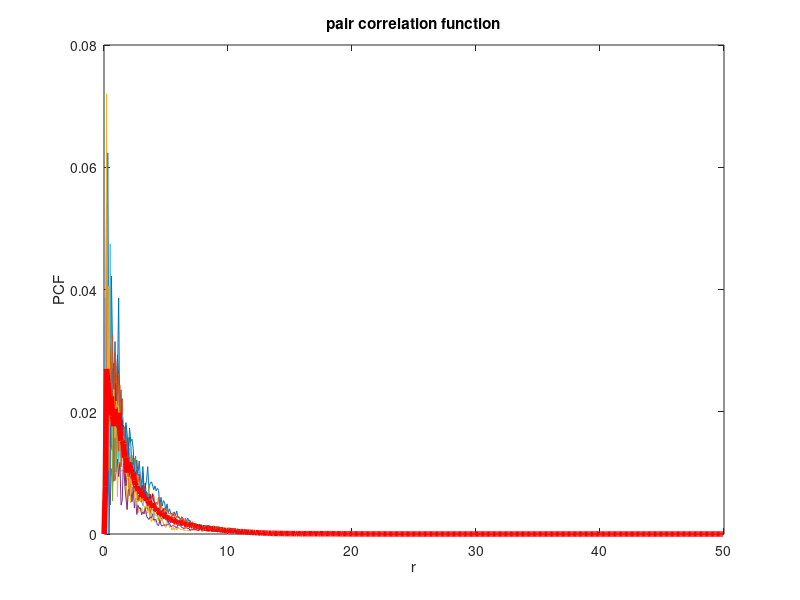

This figure's MATLAB source:
function CalculatePairCorrelationFunction
% Calculate the pair correlation function for many realization of a Rouse chain
numBeads = 100;
numExp   = 10;
rMin     = 0.01;
rMax     = numBeads/2;
rad      = linspace(rMin,rMax,2^9 +1);
dr       = rad(2)-rad(1);
g        = zeros(numExp,numel(rad)-1);
rho      = numBeads/(4*pi*rMax^2);
chain = zeros(numBeads,3);
for eIdx = 1:numExp
    for rIdx = 2:numBeads-1
        chain(rIdx,:) = chain(rIdx-1,:)+ randn(1,3);
    end
    % Calculate the pair correlation function
    dists   = pdist2(chain,chain);
    
    for rIdx = 1:numel(rad)-1
        % find all beads in the range and divide by the volume to get concentration
        inRange      = double(dists>rad(rIdx) & dists<(rad(rIdx)+dr));
        g(eIdx,rIdx) = (1/numBeads)*(sum(inRange(:)))/(4*pi*(rad(rIdx)+dr).^2 - rad(rIdx)^2);
    end
end
% calculate the FFT of the mean of the pair correlation functio 
meanPCF = mean(g);
figure, plot(rad(1:end-1),g'), title('pair correlation function'), 
hold on, plot(rad(1:end-1),meanPCF,'r-','Linewidth',4), xlabel('r'), ylabel('PCF')
% trapz(rad(1:end-1),meanPCF.*rad(1:end-1).^2)-(numBeads-1)/(4*pi*(numBeads/1))
% fPFC    = fft(meanPCF,2^nextpow2(numel(rad)));
% figure, plot(abs(fftshift(fPFC)))
sum(meanPCF)